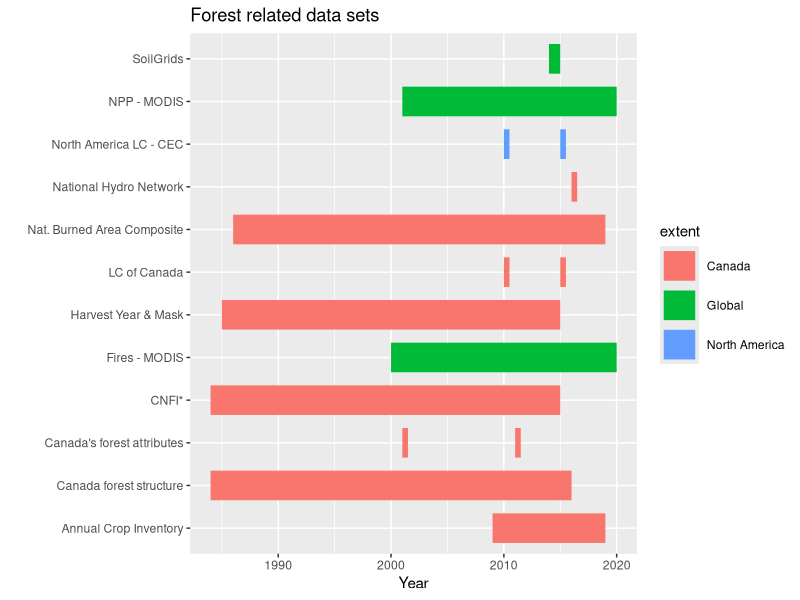
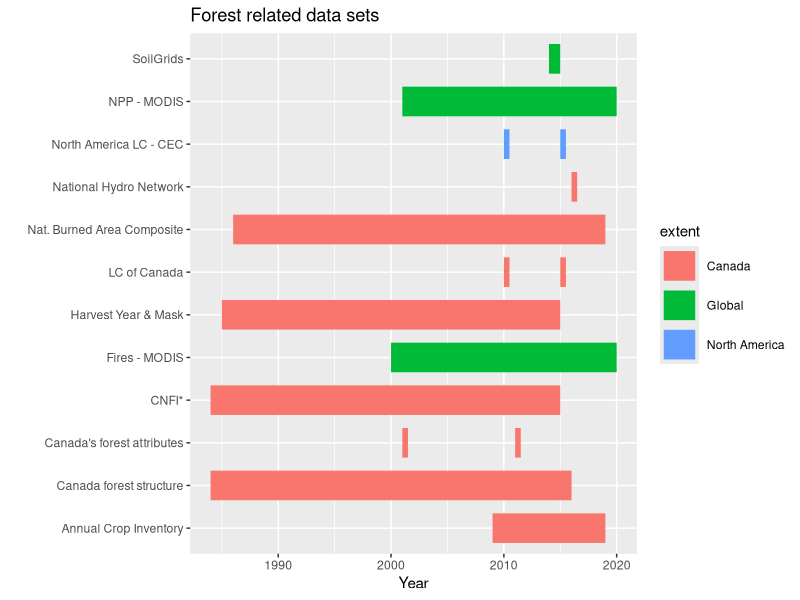

Write R code to recreate these figures, in order.
# Data exploration for thesis

## 2021-05-04
## Peter R.

### Aim:
# Create a figure with the data I have gathered so far

setwd("/home/peter/Documents/georod/carbon-seq-resources/R_code")

## libraries

library(ggplot2)

d1 <- read.csv("./data_catalogue_v1.csv",header = TRUE, sep=',', quote="\"")
str(d1)

## Forests 
d2 <- d1[d1$habitat!='wetlands' & d1$use=='primary' & !is.na(d1$date_start),]

path1 <- c("../images/") 


ggplot(d2) + geom_segment(aes(x=date_start,xend=ifelse(date_start==date_end, (date_end+0.5), date_end), y=short_name, yend=short_name, color=extent),size=10) + labs(x="Year") + labs(y = "") + ggtitle("Forest related data sets")

png(paste0(path1,"forest_data_sets1.png"))
ggplot(d2) + geom_segment(aes(x=date_start,xend=ifelse(date_start==date_end, (date_end+0.5), date_end), y=short_name, yend=short_name, color=extent),size=10) + labs(x="Year") + labs(y = "") + ggtitle("Forest related data sets")
dev.off()
